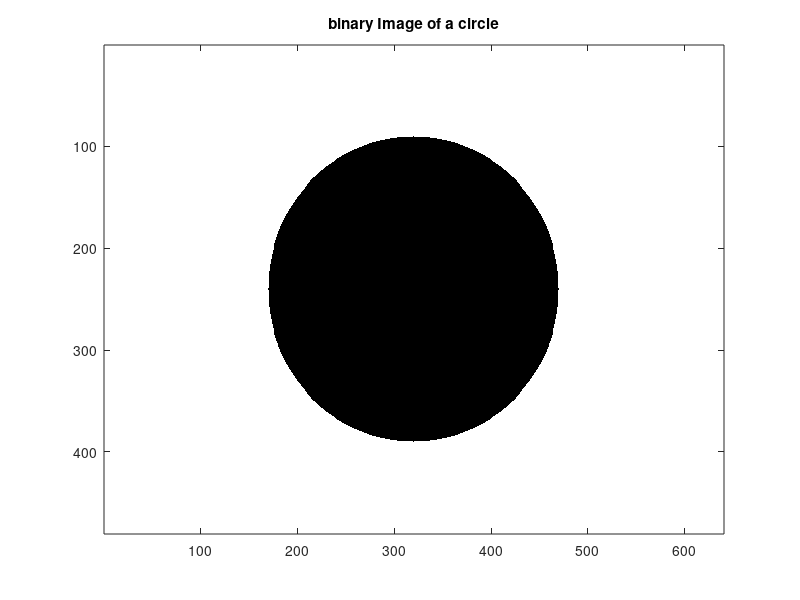

The MATLAB source for this figure:
clc 
clear all
close all

imageSizeX = 640;
imageSizeY = 480;

[columnsInImage, rowsInImage] = meshgrid(1:imageSizeX, 1:imageSizeY);
centerX = 320;
centerY = 240;
radius = 150;
circlePixels = (rowsInImage - centerY).^2 + (columnsInImage - centerX).^2<= radius.^2 ;
image(circlePixels);
colormap([1 1 1; 0 0 0]);
title('binary Image of a circle');